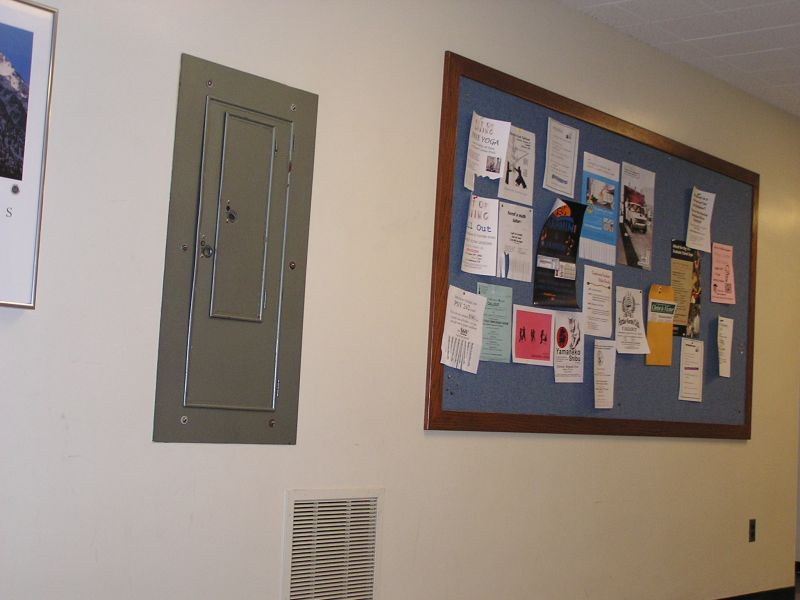
//> input picture ece-661/hw1/python/ver1/images/before.jpg, 800 x 600 px
$ ./detect_edges ../../python/ver1/images/before.jpg   (built with g++ and OpenCV 4)
//> lines starting //> are read from the running program, lines starting //| are printed output that depends on the picture
#include <iostream>
#include <opencv2/core/core.hpp>
#include <opencv2/highgui/highgui.hpp>
#include <opencv2/imgproc/imgproc.hpp>

#include <cstdlib>

using namespace std;
using namespace cv;

int main(int argc, char ** argv) {

    if (argc != 2) {
        cout << "Usage: make-bw image" << endl;
        return EXIT_FAILURE;
    }

    cout << "\nConverting image...";

#ifdef DEBUG
    cout << "=Compiled in debug mode=" << endl;
#endif

    // Get the input image from command line argument
    string img_path = argv[1];
    cout << img_path << endl;

    // Declare images
    Mat input_img, gray_img, sobel_mask, edge_img;

    // Set the input image and check for opening errors
    input_img = imread(img_path, CV_LOAD_IMAGE_COLOR);
//> input_img is the input picture: 600 rows x 800 cols, CV_8UC3; mean B, G, R 125.8, 135.9, 148.6
    if (!input_img.data) {
        cout << "Failed to open specified image" << endl;
        return EXIT_FAILURE;
    }

    // Convert image to grayscale
    cvtColor(input_img, gray_img, COLOR_BGR2GRAY);
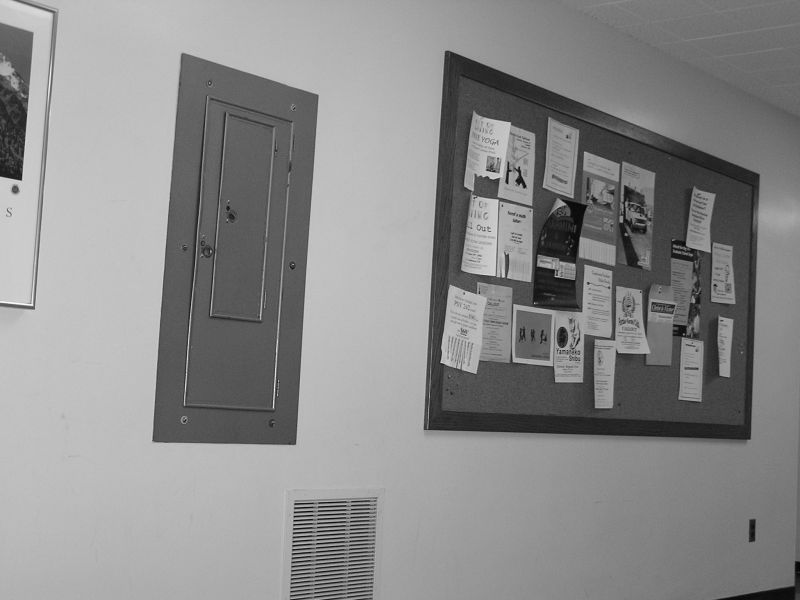
//> gray_img: 600 rows x 800 cols, CV_8UC1; min 2, max 253, mean 138.5

    // Create the sobel mask.
    Sobel(
        gray_img,       // source image
        sobel_mask,     // destination image
        CV_32F,         // output channels?
        1, 0,           // xorder, yorder
        7               // kernel size
    );
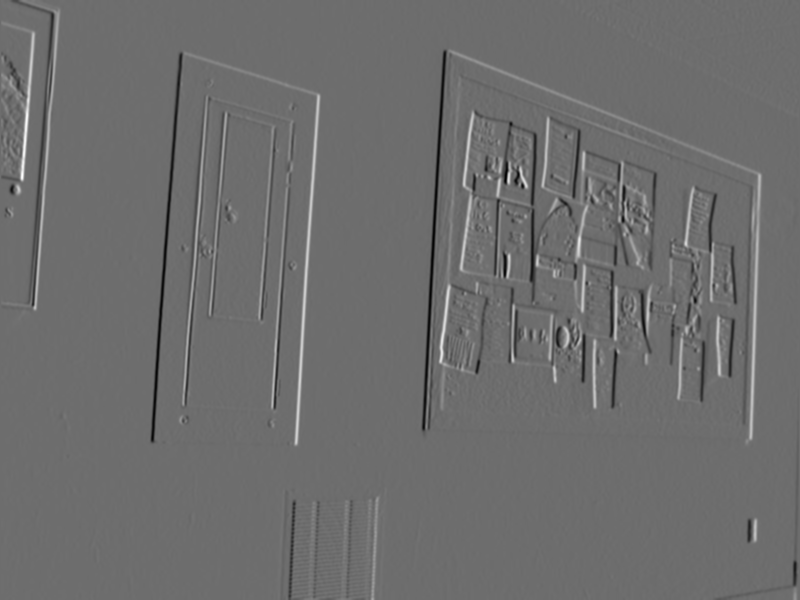
//> sobel_mask: 600 rows x 800 cols, CV_32FC1; min -81680, max 107771, mean -124.4; drawn with min black and max white

    double min_value, max_value, scale;
    minMaxLoc(sobel_mask, &min_value, &max_value);
//> min_value = -81680; max_value = 107771
    scale = 255.0 / (max_value - min_value);
//> scale = 0.00135
#ifdef DEBUG
    cout << "min intensity: " << min_value << "\tmax value: " << max_value << endl;
#endif

    // Change the range of the image
    sobel_mask.convertTo(
        edge_img,               // Destination
        CV_8U,                  // Datatype = 8 bit unsigned int
        scale,                  // Scale factor (alpha)
        -min_value * scale      // Delta added to scaled value
    );

    // Create window and show image
    string window_title = "User Image: " + img_path;
    namedWindow(window_title);
    imshow(window_title, edge_img);

    waitKey(0);

    return EXIT_SUCCESS;
}
